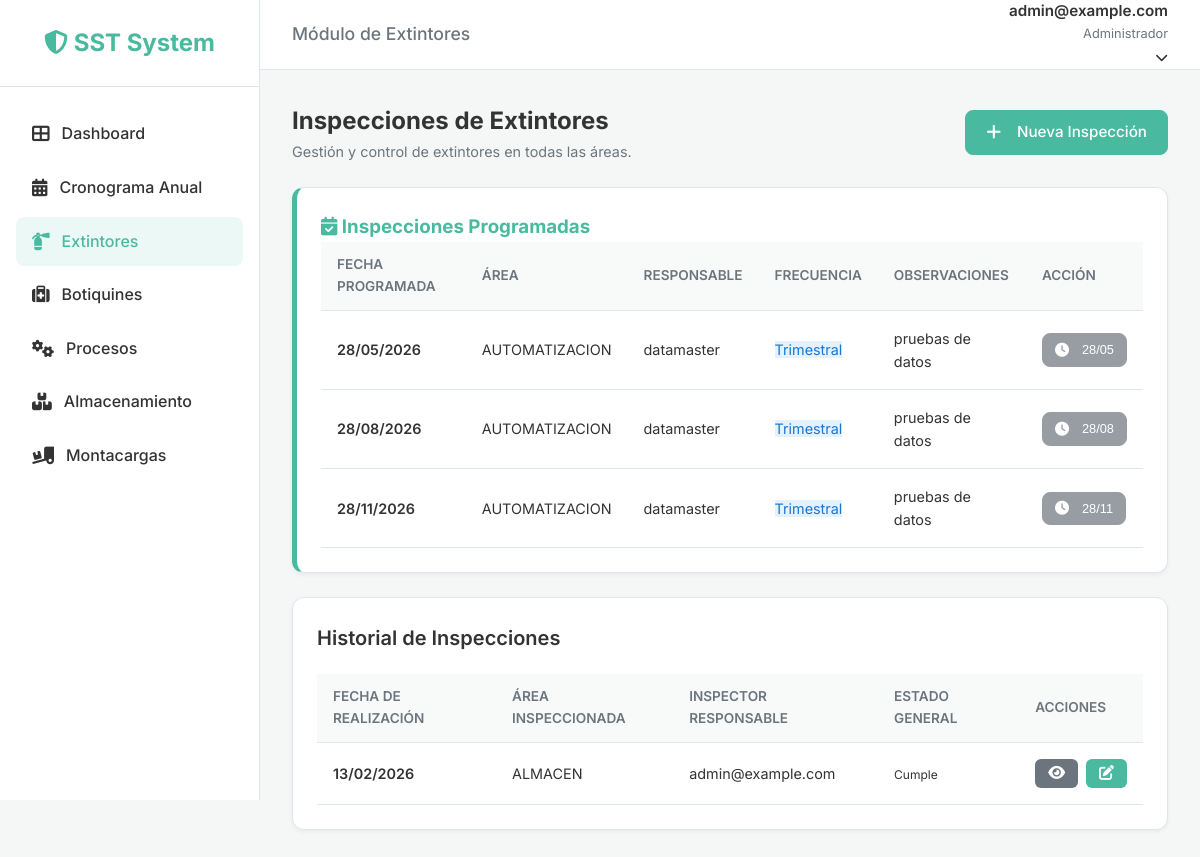
/inspections/extinguishers/ (signed in), run on the app's committed database.
### users/models.py (models this page shows, shortened)
class CustomUser(AbstractUser):
    email = models.EmailField(unique=True)
    document_number = models.CharField(max_length=20, blank=True, null=True)
    role = models.ForeignKey('roles.Role', on_delete=models.SET_NULL, null=True, blank=True,
                             related_name='users', verbose_name='Rol')
    updated_at = models.DateTimeField(auto_now=True)
    USERNAME_FIELD = 'email'
    REQUIRED_FIELDS = ['username', 'first_name', 'last_name']
    def __str__(self):
        return self.email

### inspections/models.py (models this page shows, shortened)
class InspectionSchedule(models.Model):
    FREQUENCY_CHOICES = [
        ('Mensual', 'Mensual'),
        ('Bimestral', 'Bimestral'),
        ('Trimestral', 'Trimestral'),
        ('Cuatrimestral', 'Cuatrimestral'),
        ('Semestral', 'Semestral'),
        ('Anual', 'Anual'),
    ]
    STATUS_CHOICES = [
        ('Programada', 'Programada'),
        ('Realizada', 'Realizada'),
        ('Pendiente', 'Pendiente'),
    ]
    year = models.IntegerField(verbose_name="Año de Programación")
    area = models.ForeignKey(
        'Area',
        on_delete=models.PROTECT,
        verbose_name="Área a Inspeccionar",
        help_text="Seleccione el área donde se realizará la inspección"
    )
    inspection_type = models.CharField(max_length=200, verbose_name="Tipo de Inspección")
    frequency = models.CharField(max_length=20, choices=FREQUENCY_CHOICES, verbose_name="Frecuencia")
    scheduled_date = models.DateField(verbose_name="Fecha Programada")
    responsible = models.ForeignKey(
        settings.AUTH_USER_MODEL,
        on_delete=models.CASCADE,
        related_name='scheduled_inspections',
        verbose_name="Responsable"
    )
    status = models.CharField(
        max_length=20,
        choices=STATUS_CHOICES,
        default='Programada',
        verbose_name="Estado"
    )
    observations = models.TextField(blank=True, null=True, verbose_name="Observaciones")
    created_at = models.DateTimeField(auto_now_add=True)
    updated_at = models.DateTimeField(auto_now=True)
    class Meta:
        verbose_name = "Cronograma de Inspección"
        verbose_name_plural = "Cronogramas de Inspección"
        ordering = ['scheduled_date']

class Area(models.Model):
    class Meta:
        verbose_name = "Cronograma de Inspección"
        verbose_name_plural = "Cronogramas de Inspección"
        ordering = ['scheduled_date']
    """
    Standardized areas for the organization.
    Used across all inspection modules to ensure consistency.
    """
    name = models.CharField(max_length=200, unique=True, verbose_name="Nombre del Área")
    is_active = models.BooleanField(default=True, verbose_name="Activa")
    created_at = models.DateTimeField(auto_now_add=True)
    updated_at = models.DateTimeField(auto_now=True)
    class Meta:
        verbose_name = "Área"
        verbose_name_plural = "Áreas"
        ordering = ['name']
    def __str__(self):
        return self.name

class BaseInspection(models.Model):
    STATUS_CHOICES = [
        ('Cumple', 'Cumple'),
        ('No Cumple', 'No Cumple'),
        ('No Aplica', 'No Aplica'),
    ]
    inspection_date = models.DateField(verbose_name="Fecha de Inspección")
    area = models.ForeignKey(
        'Area',
        on_delete=models.PROTECT,
        verbose_name="Área/Ubicación",
        help_text="Seleccione el área inspeccionada"
    )
    inspector = models.ForeignKey(
        settings.AUTH_USER_MODEL,
        on_delete=models.SET_NULL,
        null=True,
        related_name="%(class)s_inspections",
        verbose_name="Inspector"
    )
    schedule_item = models.ForeignKey(
        'InspectionSchedule',
        on_delete=models.SET_NULL,
        null=True,
        blank=True,
        verbose_name="Ítem del Cronograma",
        related_name="%(class)s_actual_inspections"
    )
    general_status = models.CharField(
        max_length=20,
        choices=STATUS_CHOICES,
        default='Cumple',
        verbose_name="Estado General"
    )
    observations = models.TextField(blank=True, null=True, verbose_name="Observaciones Generales")
    created_at = models.DateTimeField(auto_now_add=True)
    updated_at = models.DateTimeField(auto_now=True)
    class Meta:
        abstract = True
        ordering = ['-inspection_date']

class ExtinguisherInspection(BaseInspection):
    ROLE_CHOICES = [
        ('Brigadista', 'Brigadista'),
        ('Equipo SST', 'Equipo SST'),
        ('Copasst', 'Copasst'),
    ]
    inspector_role = models.CharField(
        max_length=20,
        choices=ROLE_CHOICES,
        default='Equipo SST',
        verbose_name="Rol del Inspector"
    )
    class Meta(BaseInspection.Meta):
        verbose_name = "Inspección de Extintores"
        verbose_name_plural = "Inspecciones de Extintores"

### inspections/views.py (the view)
# urls.py: path('extinguishers/', ExtinguisherListView.as_view(), name='extinguisher_list'),
class ExtinguisherListView(LoginRequiredMixin, ScheduledInspectionsMixin, ListView):
    model = ExtinguisherInspection
    template_name = 'inspections/extinguisher_list.html'
    context_object_name = 'inspections'
    inspection_module_type = 'extinguisher'  # For ScheduledInspectionsMixin
    def get_queryset(self):
        qs = super().get_queryset()
        from django.utils import timezone
        current_year = timezone.now().year
        return qs.filter(inspection_date__year=current_year)
    def get_context_data(self, **kwargs):
        context = super().get_context_data(**kwargs)
        from django.utils import timezone
        current_year = timezone.now().year
        if 'scheduled_inspections' in context:
            context['scheduled_inspections'] = context['scheduled_inspections'].filter(scheduled_date__year=current_year)
        return context

### templates/inspections/extinguisher_list.html (shortened to what this page needs)
{% extends 'base.html' %}
{% block header_title %}Módulo de Extintores{% endblock %}
{% block content %}
<div class="dashboard-header">
    <div>
        <h1 style="font-size: 1.5rem; font-weight: 700;">Inspecciones de Extintores</h1>
        <p style="color: var(--text-light); font-size: 0.9rem;">Gestión y control de extintores en todas las áreas.</p>
    </div>
    <a href="{% url 'extinguisher_create' %}" class="btn btn-primary">
        <i class="fas fa-plus" style="margin-right: 8px;"></i> Nueva Inspección
    </a>
</div>
{% if scheduled_inspections %}
<div class="card" style="border-left: 5px solid #49BAA0;">
    <h3 class="inspection-section-title" style="color: #49BAA0; border-color: #49BAA0;"><i
            class="fas fa-calendar-check"></i>
        Inspecciones Programadas</h3>
    <div class="table-wrapper">
        <table>
            <thead>
                <tr>
                    <th>Fecha Programada</th>
                    <th>Área</th>
                    <th>Responsable</th>
                    <th>Frecuencia</th>
                    <th>Observaciones</th>
                    <th>Acción</th>
                </tr>
            </thead>
            <tbody>
                {% for item in scheduled_inspections %}
                <tr>
                    <td style="font-weight: 600;">{{ item.scheduled_date|date:"d/m/Y" }}</td>
                    <td>{{ item.area }}</td>
                    <td>{{ item.responsible.get_full_name|default:item.responsible.username }}</td>
                    <td><span class="badge" style="background: #e3f2fd; color: #1976d2;">{{ item.frequency }}</span>
                    </td>
                    <td>{{ item.observations|truncatewords:8|default:"—" }}</td>
                    <td>
                        {% if item.is_executable %}
                        <a href="{% url 'extinguisher_create' %}?schedule_item={{ item.pk }}" class="btn btn-primary"
                            style="padding: 6px 12px; font-size: 0.8rem;">
                            <i class="fas fa-play" style="margin-right: 5px;"></i> Ejecutar
                        </a>
                        {% else %}
                        <button class="btn btn-secondary disabled"
                            style="padding: 6px 12px; font-size: 0.8rem; cursor: not-allowed; opacity: 0.7;" disabled
                            title="Disponible el {{ item.scheduled_date|date:'d/m/Y' }}">
                            <i class="fas fa-clock" style="margin-right: 5px;"></i> {{ item.scheduled_date|date:"d/m" }}
                        </button>
                        {% endif %}
                    </td>
                </tr>
                {% endfor %}
            </tbody>
        </table>
    </div>
</div>
{% endif %}
<div class="card">
    <div class="card-header">
        <h3 class="card-title">Historial de Inspecciones</h3>
    </div>
    <div class="table-wrapper">
        <table>
            <thead>
                <tr>
                    <th>Fecha de Realización</th>
                    <th>Área Inspeccionada</th>
                    <th>Inspector Responsable</th>
                    <th>Estado General</th>
                    <th>Acciones</th>
                </tr>
            </thead>
            <tbody>
                {% for inspection in inspections %}
                <tr>
                    <td style="font-weight: 600;">{{ inspection.inspection_date|date:"d/m/Y" }}</td>
                    <td>{{ inspection.area }}</td>
                    <td>{{ inspection.inspector }}</td>
                    <td>
                        <span
                            class="compliance-badge {% if inspection.general_status == 'Cumple' %}badge-success{% else %}badge-warning{% endif %}"
                            style="font-size: 0.75rem;">
                            {{ inspection.general_status }}
                        </span>
                    </td>
                    <td>
                        <div style="display: flex; gap: 8px;">
                            <a href="{% url 'extinguisher_detail' inspection.pk %}" class="btn btn-sm"
                                style="background: #6c757d; color: white; padding: 6px 12px;" title="Ver Detalle"><i
                                    class="fas fa-eye"></i></a>
                            <a href="{% url 'extinguisher_edit' inspection.pk %}" class="btn btn-sm"
                                style="background: #49BAA0; color: white; padding: 6px 12px;" title="Editar"><i
                                    class="fas fa-edit"></i></a>
                        </div>
                    </td>
                </tr>
                {% empty %}
                <tr>
                    <td colspan="5" style="text-align: center; padding: 32px; color: var(--text-light);">No se han
                        registrado inspecciones de extintores aún.</td>
                </tr>
                {% endfor %}
            </tbody>
        </table>
    </div>
</div>
{% endblock %}

### templates/base.html (shortened to what this page needs)
{% load static %}
<!DOCTYPE html>
<html lang="es">
<head>
    <link rel="stylesheet" href="https://cdnjs.cloudflare.com/ajax/libs/font-awesome/6.4.0/css/all.min.css">
    <link rel="stylesheet" href="https://cdnjs.cloudflare.com/ajax/libs/toastr.js/latest/toastr.min.css">
    <link rel="stylesheet" href="{% static 'css/style.css' %}">
</head>
<body>
    {% if user.is_authenticated %}
    <div class="app-wrapper">
        <aside class="sidebar">
            <div class="sidebar-header">
                <a href="{% url 'dashboard' %}" class="logo">
                    <i class="fas fa-shield-alt"></i> <span class="logo-text">SST System</span>
                </a>
            </div>
            <ul class="sidebar-menu">
                <li>
                    <a href="{% url 'dashboard' %}"
                        class="{% if request.resolver_match.url_name == 'dashboard' %}active{% endif %}">
                        <i class="fas fa-th-large"></i> <span>Dashboard</span>
                    </a>
                </li>
                <li>
                    <a href="{% url 'inspection_list' %}"
                        class="{% if request.resolver_match.url_name == 'inspection_list' %}active{% endif %}">
                        <i class="fas fa-calendar-alt"></i> <span>Cronograma Anual</span>
                    </a>
                </li>
                <li>
                    <a href="{% url 'extinguisher_list' %}"
                        class="{% if 'extinguisher' in request.path %}active{% endif %}">
                        <i class="fas fa-fire-extinguisher"></i> <span>Extintores</span>
                    </a>
                </li>
                <li>
                    <a href="{% url 'first_aid_list' %}" class="{% if 'first-aid' in request.path %}active{% endif %}">
                        <i class="fas fa-medkit"></i> <span>Botiquines</span>
                    </a>
                </li>
                <li>
                    <a href="{% url 'process_list' %}" class="{% if 'process' in request.path %}active{% endif %}">
                        <i class="fas fa-cogs"></i> <span>Procesos</span>
                    </a>
                </li>
                <li>
                    <a href="{% url 'storage_list' %}" class="{% if 'storage' in request.path %}active{% endif %}">
                        <i class="fas fa-boxes"></i> <span>Almacenamiento</span>
                    </a>
                </li>
                <li>
                    <a href="{% url 'forklift_list' %}" class="{% if 'forklift' in request.path %}active{% endif %}">
                        <i class="fas fa-truck-loading"></i> <span>Montacargas</span>
                    </a>
                </li>
            </ul>
        </aside>
        <div style="flex: 1; display: flex; flex-direction: column;">
            <header class="topbar">
                <div class="page-title">
                    <h2 style="font-size: 1.1rem; color: var(--text-light); font-weight: 500;">
                        {% block header_title %}Panel de Control{% endblock %}
                    </h2>
                </div>
                <div class="user-profile" style="position: relative;">
                    <div class="user-info" style="cursor: pointer;" onclick="toggleUserDropdown()">
                        <span class="user-name">{{ user.get_full_name|default:user.email }}</span>
                        <span class="user-role">{% if user.is_staff %}Administrador{% else %}Inspector{% endif %}</span>
                        <i class="fas fa-chevron-down"
                            style="margin-left: 8px; font-size: 0.8rem; transition: transform 0.3s;"></i>
                    </div>
                </div>
            </header>
            <main class="main-content">
                <div class="content-container">
                    {% block content %}{% endblock %}
                </div>
            </main>
        </div>
    </div>
    {% endif %}
</body>
</html>

### data on the page
CustomUser: get_full_name "admin@example.com"
InspectionSchedule: scheduled_date "28/05/2026", area "AUTOMATIZACION", responsible.get_full_name "datamaster", frequency "Trimestral", observations "pruebas de datos", scheduled_date "28/05"
InspectionSchedule: scheduled_date "28/08/2026", area "AUTOMATIZACION", responsible.get_full_name "datamaster", frequency "Trimestral", observations "pruebas de datos", scheduled_date "28/08"
InspectionSchedule: scheduled_date "28/11/2026", area "AUTOMATIZACION", responsible.get_full_name "datamaster", frequency "Trimestral", observations "pruebas de datos", scheduled_date "28/11"
ExtinguisherInspection: inspection_date "13/02/2026", area "ALMACEN", inspector "admin@example.com", general_status "Cumple"
